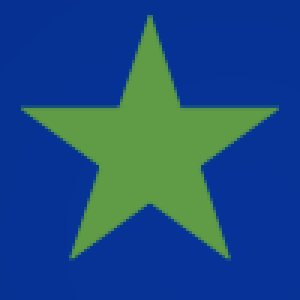
#> input picture Example1.png, 100 x 100 px (shown 3 times larger)
$ python -i detect.py   (imports and definitions only)
#> lines starting #> are read from the running program, lines starting #| are printed output that depends on the picture; after the words box and inside, x2 and y2 are one past the last pixel; in counts of white or black regions, pixels touching at a corner belong together
# Experimental feature detection module
from . import imageExt

from sklearn.cluster import KMeans
from skimage import feature
from PIL import ImageOps

import numpy as np
import matplotlib.pyplot as plt
import cv2


# [96 lines left out: functions findFeaturesCanny, closeFeatureLines, removeFeatureBlobs, removeFeatureBlobsAdaptive, not called in this run]

def findColourRegions(imageIn):

  """Find regions by detecting sharp changes in hue. Input should be a PIL image in LAB mode"""


>>> from PIL import Image
>>> picture = Image.open('../Example1.png')
#> picture is the input picture: PIL image 100x100 RGBA; mean R, G, B, A 27.8, 75.5, 130.4, 255
>>> result = findFeaturesCanny(picture)
#> in findFeaturesCanny, `imProcess = np.asarray(ImageOps.grayscale(imageIn))`:
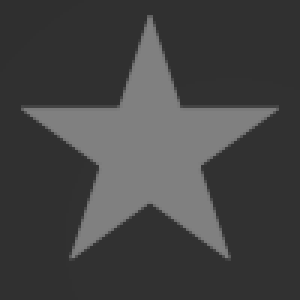
#> imProcess: shape (100, 100) (shown 3 times larger); min 47, max 128, mean 67.3
#> in findFeaturesCanny, `edges = feature.canny(imProcess, sigma=sigma)`:
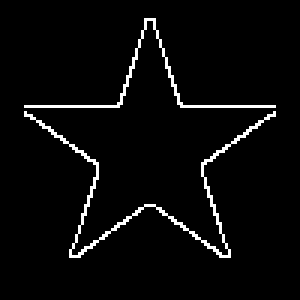
#> edges: shape (100, 100) bool (shown 3 times larger); 3.6% white in thin lines or dots, all inside (x1, y1, x2, y2) = (8, 6, 92, 86)
